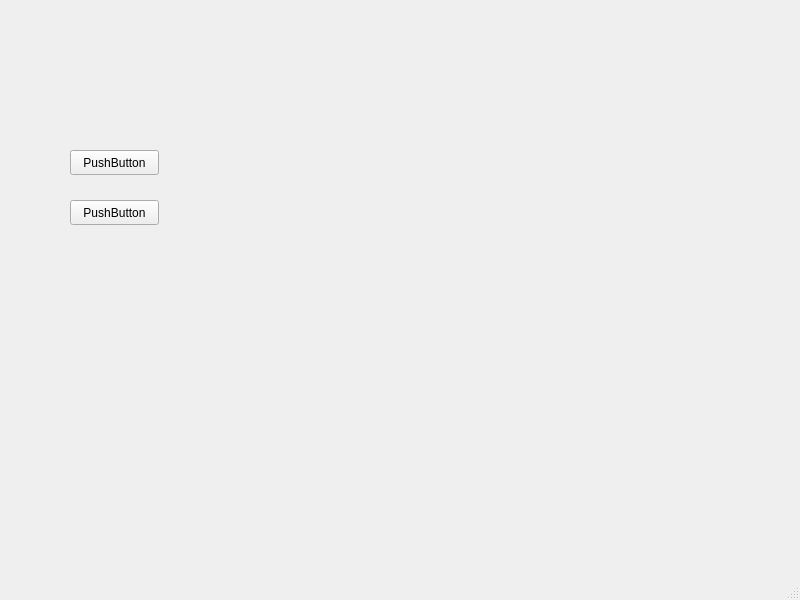
<?xml version="1.0" encoding="UTF-8"?>
<ui version="4.0">
 <class>MainWindow</class>
 <widget class="QMainWindow" name="MainWindow">
  <property name="geometry">
   <rect>
    <x>0</x>
    <y>0</y>
    <width>800</width>
    <height>600</height>
   </rect>
  </property>
  <property name="windowTitle">
   <string>MainWindow</string>
  </property>
  <widget class="QWidget" name="centralwidget">
   <widget class="QPushButton" name="pushButton">
    <property name="geometry">
     <rect>
      <x>70</x>
      <y>150</y>
      <width>89</width>
      <height>25</height>
     </rect>
    </property>
    <property name="text">
     <string>PushButton</string>
    </property>
   </widget>
   <widget class="QPushButton" name="pushButton_2">
    <property name="geometry">
     <rect>
      <x>70</x>
      <y>200</y>
      <width>89</width>
      <height>25</height>
     </rect>
    </property>
    <property name="text">
     <string>PushButton</string>
    </property>
   </widget>
  </widget>
  <widget class="QMenuBar" name="menubar">
   <property name="geometry">
    <rect>
     <x>0</x>
     <y>0</y>
     <width>800</width>
     <height>22</height>
    </rect>
   </property>
  </widget>
  <widget class="QStatusBar" name="statusbar"/>
 </widget>
 <resources/>
 <connections/>
</ui>
